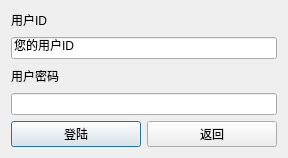
<?xml version="1.0" encoding="UTF-8"?>
<ui version="4.0">
 <class>DLogin</class>
 <widget class="QDialog" name="DLogin">
  <property name="geometry">
   <rect>
    <x>0</x>
    <y>0</y>
    <width>288</width>
    <height>156</height>
   </rect>
  </property>
  <property name="windowTitle">
   <string>用户登陆</string>
  </property>
  <layout class="QGridLayout" name="gridLayout">
   <item row="0" column="0">
    <layout class="QVBoxLayout" name="verticalLayout">
     <property name="spacing">
      <number>8</number>
     </property>
     <item>
      <widget class="QLabel" name="label">
       <property name="text">
        <string>用户ID</string>
       </property>
      </widget>
     </item>
     <item>
      <widget class="QLineEdit" name="lineEdit_ID">
       <property name="text">
        <string>您的用户ID</string>
       </property>
      </widget>
     </item>
     <item>
      <widget class="QLabel" name="label_2">
       <property name="text">
        <string>用户密码</string>
       </property>
      </widget>
     </item>
     <item>
      <widget class="QLineEdit" name="lineEdit_Key">
       <property name="echoMode">
        <enum>QLineEdit::Password</enum>
       </property>
      </widget>
     </item>
    </layout>
   </item>
   <item row="2" column="0">
    <layout class="QHBoxLayout" name="horizontalLayout">
     <item>
      <widget class="QPushButton" name="pushButton">
       <property name="text">
        <string>登陆</string>
       </property>
      </widget>
     </item>
     <item>
      <widget class="QPushButton" name="pushButton_2">
       <property name="text">
        <string>返回</string>
       </property>
      </widget>
     </item>
    </layout>
   </item>
   <item row="1" column="0">
    <spacer name="verticalSpacer">
     <property name="orientation">
      <enum>Qt::Vertical</enum>
     </property>
     <property name="sizeHint" stdset="0">
      <size>
       <width>20</width>
       <height>40</height>
      </size>
     </property>
    </spacer>
   </item>
  </layout>
 </widget>
 <resources/>
 <connections/>
</ui>
